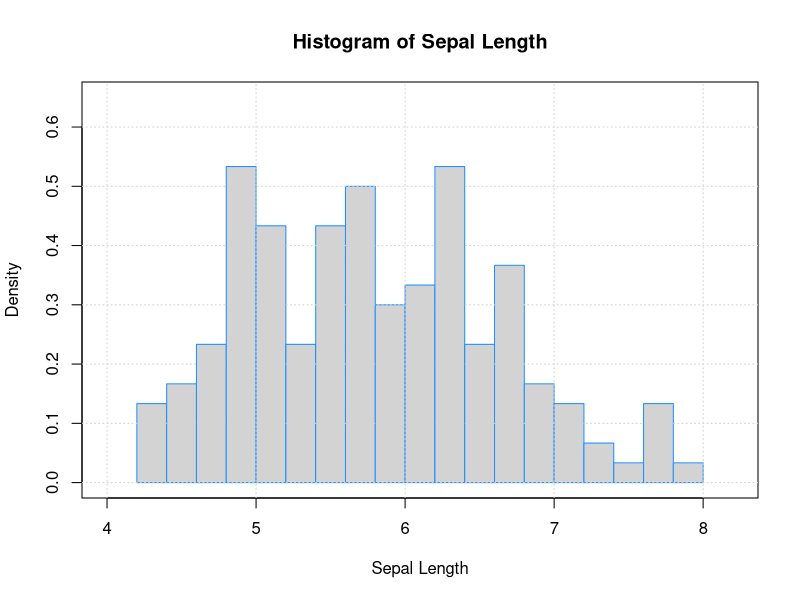
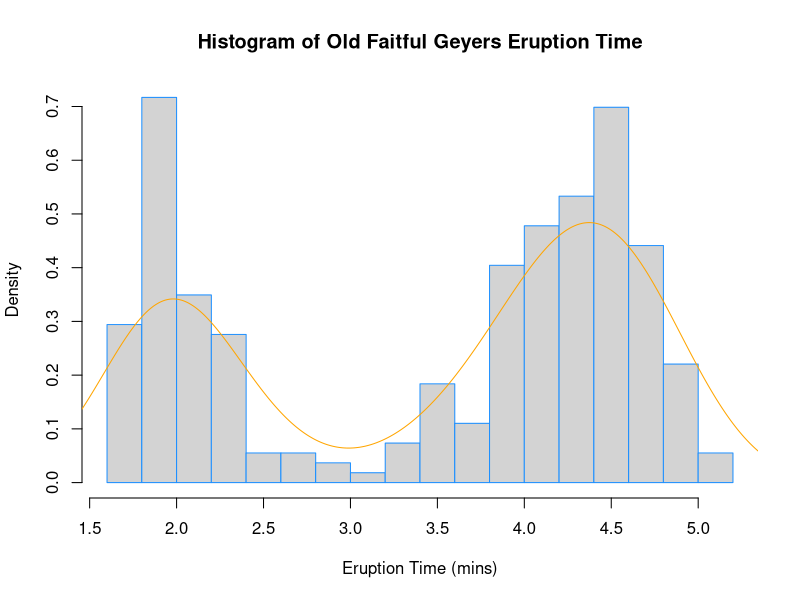
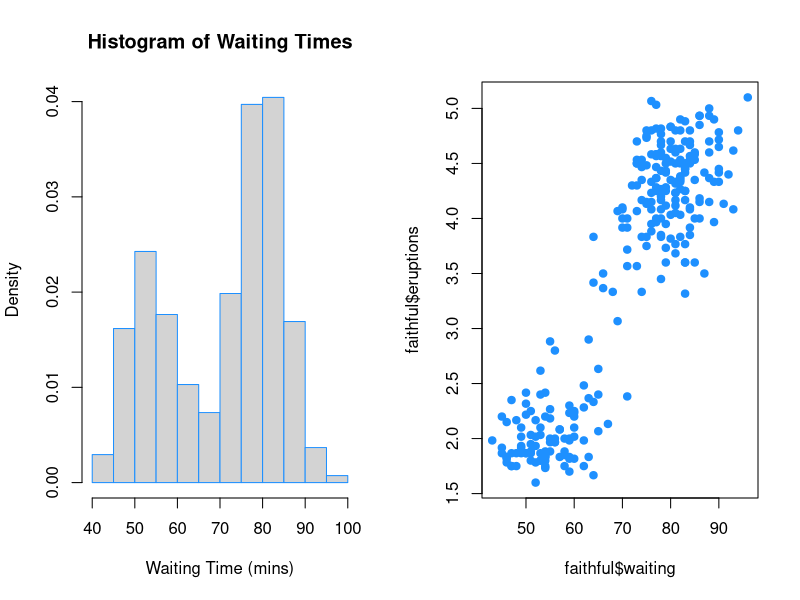

Write the R code that produced these figures, in order.
## ---- chunk 1
specific_sum_loop <- function(m, pos) {
  my_sum <- 0
  for (i in 1:nrow(m)) {
    for (j in pos) {
      my_sum <- my_sum + m[i, j]
    }
  }
  my_sum
}
## ---- chunk 2
m <- matrix(data = c(114:133), nrow = 4, byrow = TRUE)
pos <- c(1, 4, 2)
specific_sum_loop(m, pos)
## ---- chunk 3
long_names_vec <- function(names) {
  output <- c()
  for (i in 1:length(names)) {
    name <- names[i]
    if (nchar(name) >= 8) {
      output <- c(output, name)
    }
  }
  output
}
## ---- chunk 4
my_names <- c("alexander", "david", "sebastian", "johnathan", "christopher", "ha",
              "washington", "lincoln", "maximo", "mason", "luca", "anthony", "kevin")

long_names_vec(names = my_names)
## ---- chunk 5
roulette_loop <- function(many_bets) {
  
  # randomly decide whether you lose or win on each bet
  win_lose_random <- sample(x = c(TRUE, FALSE), size = length(many_bets),
                            replace = TRUE)
  
  total_prize <- c()
  
  # for each bet
  for (i in 1:length(many_bets)) {
    bet <- many_bets[i]
    prize <- 0
    
    # if we win, then check how much the prize is
    if (win_lose_random[i]) {
      if (bet == 'low') {
        prize <- 10
      } else if (bet == 'high'){
        prize <- 10
      } else if (bet == 'red') {
        prize <- 20
      } else if (bet == "black") {
        prize <- 20
      } else if (bet == "odd") {
        prize <- 15
      } else if (bet == "even") {
        prize <- 15
      } else if (bet == "first") {
        prize <- 50
      } else if (bet == "second") {
        prize <- 50
      } else if (bet == "third") {
        prize <- 50
      }
    }
  # add prize from this bet to the total prize
  total_prize <- c(total_prize, prize)
  }
  
  total_prize
}
## ---- chunk 6
set.seed(385)
roulette_loop(many_bets = c("red"))
roulette_loop(many_bets = c("red", "black", "low", "high"))
## ---- chunk 7
long_vec <- rep(c("red", "black", "low", "high", "second", "first", "third",
                  "odd", "even"), 10000)
system.time(roulette_loop(many_bets = long_vec))
## ---- chunk 8
hist(x = iris$Sepal.Length, main = "Histogram of Sepal Length", xlab = "Sepal Length",
     breaks = 15, border = "dodgerblue", probability = TRUE,
     ylim = c(0, 0.65), xlim = c(4, 8.2))
box()
grid()
## ---- chunk 9
# Plot the histogram with the density estimate curve
hist(x=faithful$eruptions, xlab = "Eruption Time (mins)", probability = TRUE, main = "Histogram of Old Faitful Geyers Eruption Time", breaks = 15, border = "dodgerblue")
     lines(density(faithful$eruptions), col = 'orange')
## ---- chunk 10
# plot the 2 plots
par(mfrow = c(1,2)) 
hist(x = faithful$waiting, xlab = "Waiting Time (mins)", probability = TRUE, main = "Histogram of Waiting Times", breaks = 15, border = "dodgerblue")
plot(x= faithful$waiting, y = faithful$eruptions, col = "dodgerblue", pch = 19)

